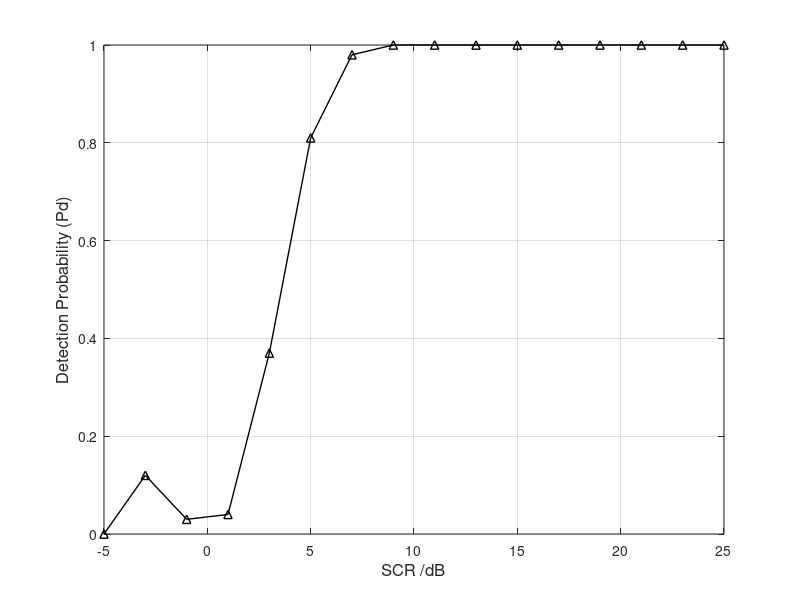

MATLAB code to generate this figure:
                                                                                                                                                                                                                                                                                                                                                        %TM-UWB radar self-correlation receiver detection charateristic using
%autocorrelation receiver :Montel Carlo simulation
%-------------------------------------CFAR----------------------
clear
clc
%-------second receiver:differential averaged auto-correlation receiver(WADTR)---
%--------------------------build target model------------------
%-----------------two bodyes targets---one 1m second 3m range gate 6m(40ns)-----------------------
%------dispersive central 1.55m,1.66m,1.75m,3m,3.08m,3.13m----------------
%---------------------second-order gaussian pulse (fc,tm,tau)---------------

tau=0.5e-9;   tm=1e-9;%1ns

fc=50e9;%50GHz
 
dt=1/fc;

over=floor(tm/dt);

e=mod(over,2);   

kbk=floor(over/2);

tmp=linspace(dt,tm/2,kbk); 

s=(1-4*pi* (tmp./tau).^2 ) .* exp(-2*pi* (tmp./tau).^2);

if e  %sample=odd number

    for k=1:length(s)
    
        y(kbk+1)=1;        y(kbk+1+k)=s(k);        y(kbk+1-k)=s(k);
    
    end
else %sample=even number
    
    for k=1:length(s)
    
        y(kbk+k)=s(k);        y(kbk+1-k)=s(k);
    
    end
end

E=sum((y.^2).*dt );%pulse energy

w0=y./ sqrt(E); % energy normalization

%----------Analyzing UWB signal bandwidth, and get range resolution-------------

%[Ess,f_high,f_low,BW] = cp0702_bandwidth(w0,dt,-3);    
%
BW=1.5e9;
%-------------generate one dimensional high resolution range profile of single target-------

%Range=[1.55,1.66,1.75,3,3.08,3.13];   gain=[1,0.85,0.6,0.5,0.3,0.2];

Range_initional=[0.55,0.66,0.75];               gain=[1,0.85,0.6]; 

%----------------------BW=1.5GHz,range resolution =10cm,-------------------

C=3*10^8;      Range_resolution_Cell = C/(2*BW); 
  
Range_resolution_Cell_samples = floor( 2 * Range_resolution_Cell / C / dt) ;
 
% the target velocity of V=0.3m/s, Tupdate=0.3s

target_v=0 ;     Time_update_scans=0.3;
 
Range_delay = 2 * Range_initional / C;

Range_position_sample = floor( Range_delay / dt);

Range_Gate_Time = 60e-9;         

Range_Gate_samples = floor(Range_Gate_Time / dt); 

Range_Cell_Number = floor(Range_Gate_samples / Range_resolution_Cell_samples);

gate_seq=zeros(1,Range_Gate_samples);

for i=1:length(Range_delay)    

    k=Range_position_sample(i);
    
 if e   %sample=odd number
   
     gate_seq(k-kbk:k+kbk)=gate_seq(k-kbk+1:k+kbk+1) + w0 * gain(i);
     
else %sample=even number
    
    gate_seq(k-kbk+1:k+kbk)=gate_seq(k-kbk+1:k+kbk) + w0 * gain(i);
    
 end
 
end
%----------------signal ------------------

HRRP = gate_seq;

%-----normalization HRRP--------------------
HRRP = gate_seq  ./  max(HRRP);   % figure(2), plot(HRRP)

%-------------introduce additive white Gaussian noise over signal--------
ebno = [-5:2:25];                     %  SNR=E/NO

Target_Length_sample =( Range_position_sample(length(Range_delay))-Range_position_sample(1)) /2;

% -----average range gate energy of receive signal----------------

E_Tw = sum(HRRP.^2) / (Target_Length_sample + over ); 

%E_Tw = sum(HRRP.^2) / Range_Gate_samples;

%------------------------averge noise power----
EbNo = 10.^(ebno./10);

N0 = E_Tw ./ EbNo;                

nstdv = sqrt(N0./2);

%------Given Pf, Generate decision detection threshold---------------------

Number_Mont_carlo=100;

Average_Echo_Number = 3;        %average M pulses to get module signal

Acculating_Pulse_Number = 3;    %acculating the number of echo 

%----------------------------------------------------------------------------

Window_Cell_Number =3  ;         %Range Cell  Number of  Window

%Window_Cell_Number = Range_Cell_Number; Average_Echo_Number = 1;   %IPCD
 
Moving_Window_Cell_Number = 1 ;  % Moving Window Cell

Window_Number = floor ( 1+ ( Range_Cell_Number - Window_Cell_Number ) / Moving_Window_Cell_Number);

%---------------------------------------------------------------------

CFAR_noise_output=zeros(length(EbNo) ,Number_Mont_carlo);

%-------according to SNR, generating the noise-------------------
for j=1:length(EbNo)    
  
 for kk=1:Number_Mont_carlo
     
 %-------------------------------initial Output of  pulses  accemulated
    
     Output_Window_Noise=zeros(1, Window_Number);
     
   %-------------------Get first module noise----------------------------------------
   
     Range_Profile_Noise = zeros(Average_Echo_Number,Range_Cell_Number) ;
    
    for mm=1 : Average_Echo_Number
        
        Module_Noise  =   nstdv(j) .*  randn(1,Range_Gate_samples) ;   
        
         for  mmm = 1 : Range_Cell_Number
    
         Range_Profile_Noise(mm,mmm) =sum(  Module_Noise( (mmm-1) * Range_resolution_Cell_samples...
                                                     + 1 : mmm * Range_resolution_Cell_samples));
         end
         
    end
    
     Module_Range_Profile_Noise  = sum( Range_Profile_Noise , 1 )  / Average_Echo_Number;
     
   %-------------------Generate several Noise signal----------------------
   
   for nn = 1: Acculating_Pulse_Number
    
       Receive_Noise  =  nstdv(j) .*  randn(1 , Range_Gate_samples) ;  
    
       % ----------------Generate Range Profile----------------------
       
       Range_Noise_Profile=zeros(1,Range_Cell_Number);
    
    for  mmm = 1 : Range_Cell_Number
  
         Range_Receive_Noise_Profile(mmm) =sum( Receive_Noise( (mmm-1) * Range_resolution_Cell_samples...
                                                     + 1 : mmm * Range_resolution_Cell_samples));
       end
       
      Receive_Module_Range_Profile_noise = Module_Range_Profile_Noise .*  Range_Receive_Noise_Profile / Range_Cell_Number;
        
      %-----------------Generate New module Noise signal-----
     for mm=1 : Average_Echo_Number-1
         
       Range_Profile_Noise(mm, :) =   Range_Profile_Noise(mm+1, :);
     
     end
     
      Range_Profile_Noise(Average_Echo_Number,:) =  Range_Receive_Noise_Profile ;       
     
     Module_Range_Profile_Noise  = sum( Range_Profile_Noise , 1 )  / Average_Echo_Number;
       

 
 %-----------move windows detection-----------   ------------------------------------   
 
for i=1 : Window_Number
   
Output_Window_Noise(i) = Output_Window_Noise(i) + sum( Receive_Module_Range_Profile_noise(  (i-1) * Moving_Window_Cell_Number .....
                                + 1 : (i-1) * Moving_Window_Cell_Number + Window_Cell_Number ));  
end

end %%% end for Average_Echo_Number
 
%--------------------Find Maximum Value of Window Noise----------------

CFAR_noise_output(j,kk) = max(Output_Window_Noise);

end  %end number_Mont_carlo

end %end for EbNo
%-------------------Pf for each SNR, get threshold------------
th_l1=zeros(1,length(EbNo));

for jj = 1 : length(EbNo)

xx = sort( CFAR_noise_output(jj,:) );

yy = length( CFAR_noise_output(jj,:) );

 %---------------Pf=0.01,----------------------

zz = floor(Number_Mont_carlo/100);     

th_l1(jj) =( xx( yy - zz + 1) + xx( yy - zz )  )/2 ;

end %end for

%--------------------------------------------------------------------------
%------Given Pf, Generate decision detection threshold: th_l, and calculate
%pd-----------------------------------------------------------------------
%-------according to SNR, generating the noise-------------------

CFAR_Signal_output=zeros(length(EbNo), Number_Mont_carlo);

for j = 1 :length(EbNo)    
  
  for kk = 1 : Number_Mont_carlo
     
   %--------------initial Output of  N pulses  accemulated------------------
    
     Output_Window_Signal =  zeros(1, Window_Number); 
     
   %-------------------Get first module Siganl + noise----------------------------------------
   
   Range_Profile_signal = zeros(Average_Echo_Number, Range_Cell_Number) ;
    
    for mm=1 : Average_Echo_Number
        
        Module_Signal_Noise =   HRRP +  nstdv(j) .*  randn(1,Range_Gate_samples) ;   
    
       for  mmm = 1 : Range_Cell_Number
    
         Range_Profile_signal(mm,mmm) =sum(  Module_Signal_Noise( (mmm-1) * Range_resolution_Cell_samples...
                                                     + 1 : mmm * Range_resolution_Cell_samples));
         end
    end
    
     Module_Range_Profile_signal  = sum( Range_Profile_signal , 1 )  / Average_Echo_Number;
    
    %-------------------Generate several Noise + signal----------------------
   
   for nn = 1: Acculating_Pulse_Number
    
    %-----------------Generate HRRP of moving target--------------
  
   Range_Current = Range_initional + Time_update_scans * target_v *  nn  ;

   Range_delay = 2 * Range_Current / C;

   Range_position_sample = floor( Range_delay / dt);

   gate_seq=zeros(1,Range_Gate_samples);

for i=1:length(Range_delay)    

    k=Range_position_sample(i);
    
 if e   %sample=odd number
   
     gate_seq(k-kbk:k+kbk)=gate_seq(k-kbk+1:k+kbk+1) + w0 * gain(i);
     
else %sample=even number
    
    gate_seq(k-kbk+1:k+kbk)=gate_seq(k-kbk+1:k+kbk) + w0 * gain(i);
    
 end
 
end
%----------------signal ------------------

HRRP = gate_seq;

%-----normalization HRRP--------------------

HRRP = gate_seq  ./  max(HRRP);  % figure(nn+3), plot(HRRP); end

%------------------------------Generate signal+ noise---------------------------------------------      

       Receive_Signal_Noise  = HRRP + nstdv(j) .*  randn(1 , Range_Gate_samples) ; 
    
       % ----------------Generate Range Profile----------------------
 
    for  mmm = 1 : Range_Cell_Number
  
      Range_signal_Profile(mmm) =sum( Receive_Signal_Noise( (mmm-1) * Range_resolution_Cell_samples...
                                                     + 1 : mmm * Range_resolution_Cell_samples));
     end
       
     Range_Profile = Module_Range_Profile_signal .*  Range_signal_Profile / Range_Cell_Number;
        
      %-----------------Generate New module Noise signal-----
     for mm=1 : Average_Echo_Number-1
         
      Range_Profile_signal(mm, :) =   Range_Profile_signal(mm+1, :);
     
     end
     
      Range_Profile_signal(Average_Echo_Number,:) =  Range_signal_Profile ;       
     
      Module_Range_Profile_signal  = sum(Range_Profile_signal , 1 )  / Average_Echo_Number;
     
  %---------------------accemuating again, Window accemulated Processing of N Pulse------------------------------------   
 
for i=1 : Window_Number
   
 Output_Window_Signal(i) =  Output_Window_Signal(i) + sum(  Range_Profile( (i-1) * Moving_Window_Cell_Number .....
                                + 1 : (i-1) * Moving_Window_Cell_Number + Window_Cell_Number ));  
 end
 
end %%% end for Acculating_Pulse_Number
       
%--------------------first: Find Maximum Value of Window Noise----------------

CFAR_Signal_output(j,kk) = max(Output_Window_Signal);

end  %end number_Mont_carlo

end %end for EbNo
 

%--------------target decision detection-----

Pd1=zeros(1,length(EbNo));

for jj=1:length(EbNo)
   
    target_Pf=0;
   
for kk=1:Number_Mont_carlo
    
        if  CFAR_Signal_output(jj,kk) > th_l1(jj) ,    target_Pf = target_Pf + 1; end
        
    end %end for decision detection
%-------------------Pd for each SNR----------------------------------------

  Pd1(jj) = target_Pf / Number_Mont_carlo;
end
%%%-----------------plot ---------------------------------------------------
figure(3),

PT=plot(ebno,Pd1,'k^-');hold on,

set(PT,'LineWidth',[1]);set(gca,'yscale','linear');set(gca,'ytick',[0 0.2 0.4 0.6 0.8 1]);

X=xlabel('SCR /dB'); set(X,'FontSize',12);

Y=ylabel('Detection Probability (Pd)');  set(Y,'FontSize',12);

grid